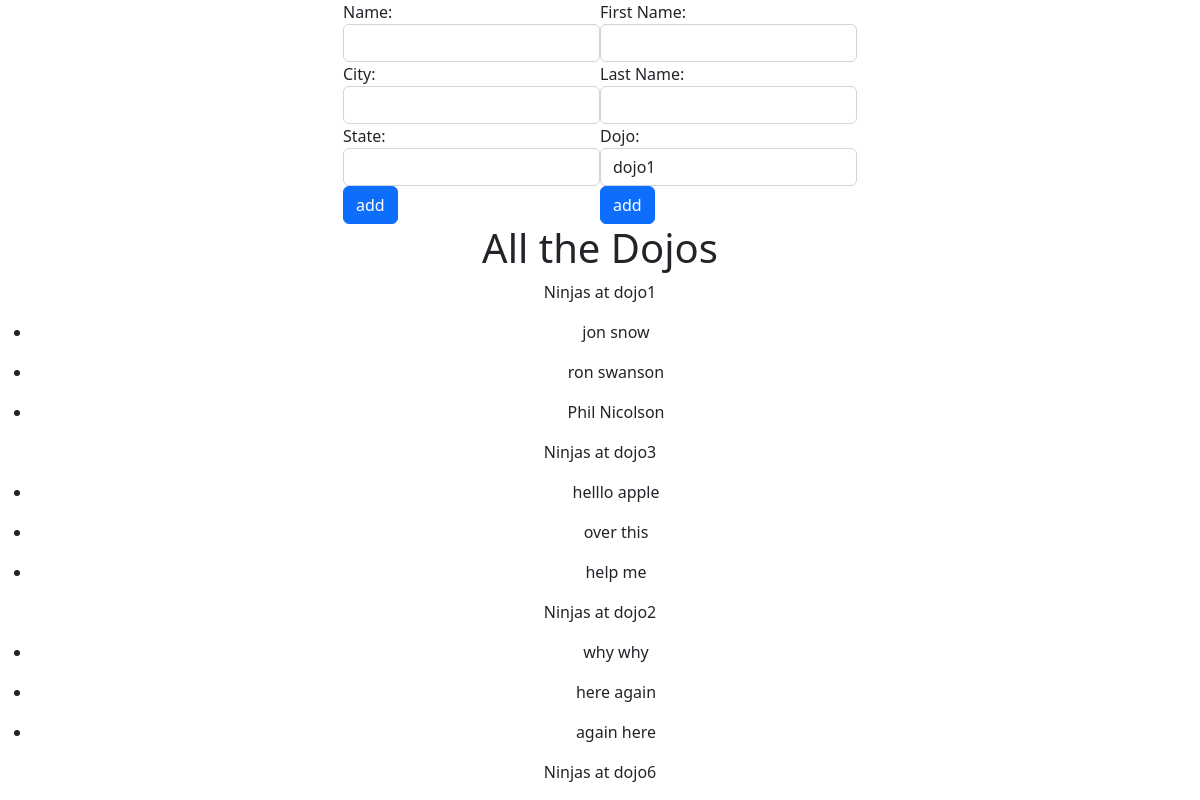
The page / on the database its author committed.
### dojo_ninjas_app/models.py (models this page shows)
class Dojos(models.Model):
    name = models.CharField(max_length=225)
    city = models.CharField(max_length=225)
    state = models.CharField(max_length=2)
    created_at = models.DateTimeField(auto_now_add=True)
    updated_at = models.DateTimeField(auto_now=True)

class Ninjas(models.Model):
    first_name = models.CharField(max_length=225)
    last_name = models.CharField(max_length=225)
    dojo = models.ForeignKey(Dojos, related_name='ninjas',on_delete=models.CASCADE)
    created_at = models.DateTimeField(auto_now_add=True)
    updated_at = models.DateTimeField(auto_now=True)

### dojo_ninjas_app/views.py (the view)
# urls.py: path('', views.index),
def index(request):
    context = {
        'dojos': Dojos.objects.all()
    }
    return render(request, 'index.html', context)

### dojo_ninjas_app/templates/index.html (shortened to what this page needs)
<!DOCTYPE html>
<html lang="en">
<head>
    <link href="https://cdn.jsdelivr.net/npm/bootstrap@5.2.0-beta1/dist/css/bootstrap.min.css" rel="stylesheet"
>
</head>
<body>
    <div class="d-flex justify-content-center">
        <form action="new_dojo" class="from-group" method="post">
            <label for="name">Name: </label>
            <input type="text" name="name" class="form-control">
            <label for="city">City: </label>
            <input type="text" name="city" class="form-control">
            <label for="state">State: </label>
            <input type="text" name="state" class="form-control">
            <input type="submit" value="add" class="btn btn-primary">
        </form>
        <form action="new_ninja" class="from-group" method="post">
            <label for="first_name">First Name: </label>
            <input type="text" name="first_name" class="form-control">
            <label for="last_name">Last Name: </label>
            <input type="text" name="last_name" class="form-control">
            <label for="dojo">Dojo: </label>
            <select name="dojo" class="form-control">
                {% for i in dojos %}
                    <option value="{{i.id}}">{{i.name}}</option>
                {% endfor %}
            </select>
            <input type="submit" value="add" class="btn btn-primary">
        </form>
    </div>
    <div class=" text-center">
        <h1>All the Dojos</h1>
        {% for l in dojos %}
            <p>Ninjas at {{l.name}}</p>
            {% for k in l.ninjas.all %}
                <ul>
                    <li>{{k.first_name}} {{k.last_name}}</li>
                </ul>
            {% endfor %}
        {% endfor %}
    </div>
</body>
</html>

### rows shown on the page
Dojos: name "dojo1"
Ninjas: first_name "jon", last_name "snow"
Ninjas: first_name "ron", last_name "swanson"
Ninjas: first_name "Phil", last_name "Nicolson"
Dojos: name "dojo3"
Ninjas: first_name "helllo", last_name "apple"
Ninjas: first_name "over", last_name "this"
Ninjas: first_name "help", last_name "me"
Dojos: name "dojo2"
Ninjas: first_name "why", last_name "why"
Ninjas: first_name "here", last_name "again"
Ninjas: first_name "again", last_name "here"
Dojos: name "dojo6"

### other values the page prints
form field dojo "dojo1"
